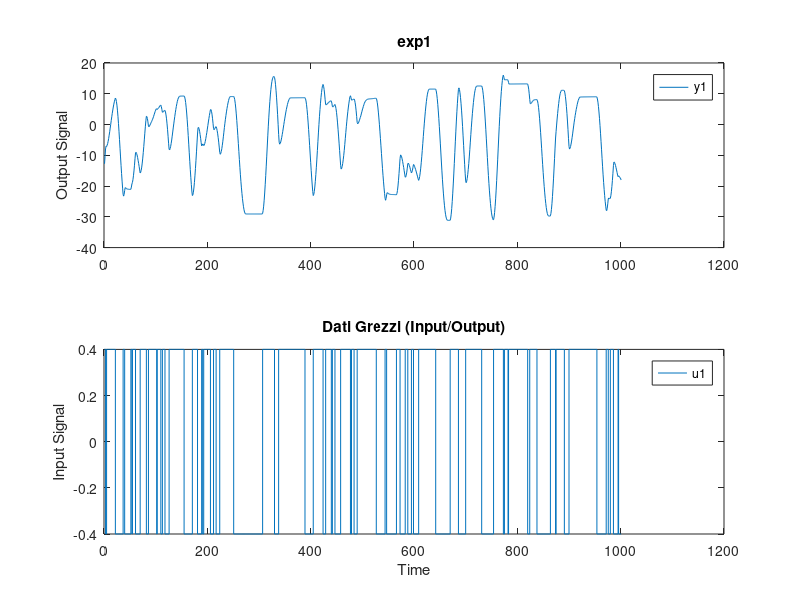

Recreate this plot in MATLAB. (Note: this script raises an error after producing the figure.)
%% LAB 1: Introduzione al System Identification Toolbox
%  ==============================================================
%  Obiettivo:
%  1. Prendere confidenza con l'oggetto 'iddata'.
%  2. Stimare modelli ARX di ordine crescente.
%  3. Valutare il modello tramite FIT (Compare) e Analisi dei Residui.
%  ==============================================================

%help ident
clear all
close all
clc

%% 1. Caricamento e Preparazione Dati
% Carichiamo il dataset. I file contengono solitamente vettori Y (uscita) e U (ingresso).
% Scommentare il caso che si vuole analizzare.

% load Dati_caso1.mat
load Dati_caso2.mat
%load("Dati_caso1.mat")
%load("Dati_caso2.mat")

% Creiamo l'oggetto iddata. È il contenitore standard di Matlab per l'identificazione.
% Richiede: Uscita, Ingresso, Tempo di campionamento (qui ipotizzato 1 o non noto).
data = iddata(Y, U, t); 

% Visualizziamo i dati grezzi per capire se ci sono trend o anomalie
figure(1)
plot(data)
title('Dati Grezzi (Input/Output)');

%% 2. Pre-processing: Detrend
% La teoria lineare assume che le variazioni avvengano attorno a un punto di equilibrio.
% Rimuoviamo il valor medio (o trend costante) per lavorare sulle variazioni.
% [Rif. Teoria: Pre-processing sui Dati, rimozione offset]
data_d = detrend(data, 0);

%% 3. Suddivisione Training e Validation
% Dividiamo i dati:
% - Training: per calcolare i parametri theta (minimizzare J).
% - Validation: per verificare se il modello generalizza bene su dati nuovi.

Zc = 600; % Punto di taglio (Cut)

trainData = data_d(1:Zc);       % Primi 600 campioni per stima
testData  = data_d(Zc+1:end);   % Restanti per validazione

%% 4. Identificazione (Stima dei Modelli)
% Utilizziamo la famiglia ARX (AutoRegressive with Exogenous input).
% Struttura: A(z)y(t) = B(z)u(t-nk) + e(t)
% Sintassi: arx(dati, [na nb nk])
% na: ordine polinomio A (uscite passate)
% nb: ordine polinomio B (ingressi passati)
% nk: ritardo puro (ingressi/uscite)

% Modello 1: Ordine basso (Sotto-dimensionato?)
m1 = arx(trainData, [2 2 1]);

% Modello 2: Ordine medio
m2 = arx(trainData, [3 3 1]);

% Modello 3: Ordine alto (Rischio Overfitting?)
m3 = arx(trainData, [10 10 1]);

% Visualizziamo i parametri del modello m2 nella command window
disp('Modello m2 (ARX 3,3,1):');
m2

%% 5. Validazione (Compare & FIT)
% Confrontiamo l'uscita simulata dai modelli con l'uscita reale del set di validazione.
% L'indice FIT indica la percentuale di varianza spiegata dal modello.
% FIT = 100 * (1 - norm(y - y_hat)/norm(y - mean(y)))

figure(2);
compare(testData, m1, m2, m3);
title('Validazione sui dati di TEST');
legend('Dati Reali', 'ARX [2 2 1]', 'ARX [3 3 1]', 'ARX [10 10 1]');

%% 6. Analisi dei Residui (Bianchezza)
% Verifica fondamentale: l'errore di predizione (residuo) deve essere:
% 1. Bianco (Autocorrelazione impulsiva) -> Il modello ha catturato tutta la dinamica.
% 2. Scorrelato dall'ingresso (Cross-correlazione nulla).
% [Rif. Teoria: Analisi di Bianchezza]

figure(3);
resid(testData, m2); 
title('Analisi Residui - Modello m2');

%% Esercizi proposti
% [Esercizio 1] Ripetere l'identificazione cambiando famiglia (es. armax, oe, bj).
% [Esercizio 2] Cambiare la dimensione del set di training (Zc) e vedere come cambia il FIT.
% [Esercizio 3] Valutare i grafici di 'resid': i residui escono dalle bande di confidenza?